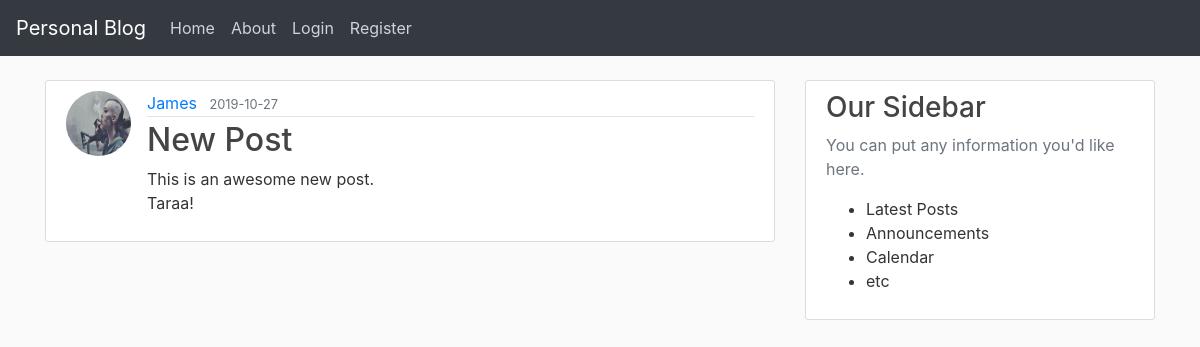
/post/1, run on an earlier commit of the app's database.
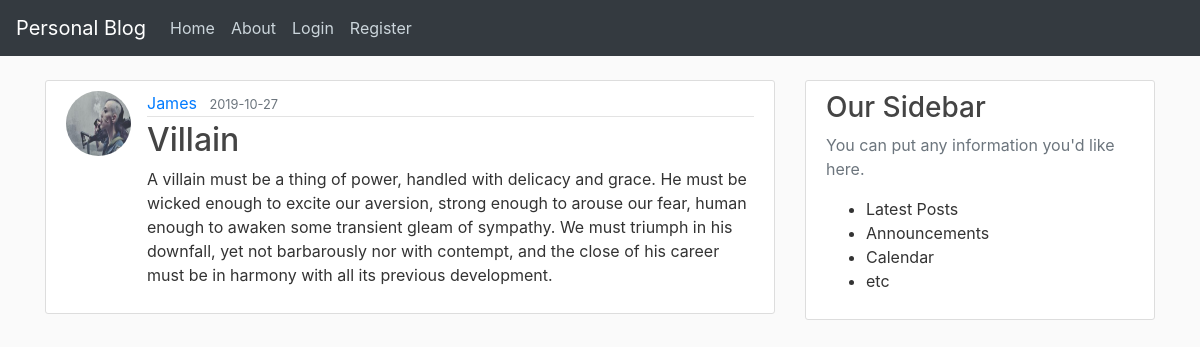
And on a later commit of the database.
### flaskblog/models.py (models this page shows, shortened)
class Post(db.Model):
  id = db.Column(db.Integer, primary_key=True)
  title = db.Column(db.String(100),nullable=False)
  date_posted = db.Column(db.DateTime,nullable=False,default=datetime.utcnow)
  content = db.Column(db.Text,nullable=False)
  user_id = db.Column(db.Integer,db.ForeignKey('user.id'),nullable=False)

### flaskblog/routes.py (the view)
@app.route('/post/<int:post_id>')
def post(post_id):
    post = Post.query.get_or_404(post_id)
    return render_template('post.html',title=post.title,post=post)

### flaskblog/templates/post.html (shortened to what this page needs)
{% extends 'layout.html' %}
{% block content %}
  <article class="media content-section">
    <img src="{{ url_for('static',filename='profile_pics/' + post.author.image_file) }}" alt="user profile image"
      class="rounded-circle article-img">
    <div class="media-body">
      <div class="article-metadata">
        <a href="#" class="mr-2">{{ post.author.username }}</a>
        <small class="text-muted">{{ post.date_posted.strftime('%Y-%m-%d') }}</small>
      </div>
      <h2 class="article-title">{{ post.title }}</h2>
      <p class="article-content">{{ post.content }}</p>
    </div>
  </article>
{% endblock content %}

What changed in the data, as far as the page shows it:
changed Post: title "New Post" → "Villain"; content "This is an awesome new post. Taraa!" → "A villain must be a thing of power, handled with delicacy and grace. He must be wicked enough to excite our aversion, strong enough to arouse our fear, human enough to awaken some transient gleam of sympathy. We must triumph in his downfall, yet not barbarously nor with contempt, and the close of his career must be in harmony with all its previous development."
